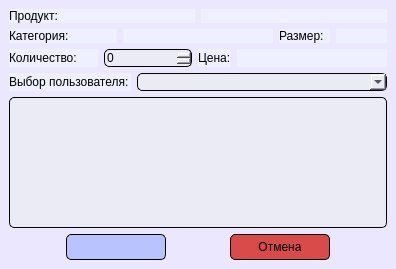
<?xml version="1.0" encoding="UTF-8"?>
<ui version="4.0">
 <class>CreateOrderWindow</class>
 <widget class="QMainWindow" name="CreateOrderWindow">
  <property name="geometry">
   <rect>
    <x>0</x>
    <y>0</y>
    <width>396</width>
    <height>269</height>
   </rect>
  </property>
  <property name="windowTitle">
   <string>MainWindow</string>
  </property>
  <property name="styleSheet">
   <string notr="true">background-color: rgb(235, 231, 255);</string>
  </property>
  <widget class="QWidget" name="centralwidget">
   <layout class="QVBoxLayout" name="verticalLayout_3">
    <item>
     <layout class="QVBoxLayout" name="verticalLayout_2">
      <item>
       <layout class="QVBoxLayout" name="verticalLayout">
        <item>
         <layout class="QHBoxLayout" name="horizontalLayout_2">
          <item>
           <widget class="QLabel" name="label">
            <property name="styleSheet">
             <string notr="true">background-color: rgb(238, 240, 255);</string>
            </property>
            <property name="text">
             <string>Продукт:</string>
            </property>
           </widget>
          </item>
          <item>
           <widget class="QLabel" name="name_label">
            <property name="minimumSize">
             <size>
              <width>150</width>
              <height>0</height>
             </size>
            </property>
            <property name="styleSheet">
             <string notr="true">background-color: rgb(238, 240, 255);</string>
            </property>
            <property name="text">
             <string/>
            </property>
            <property name="alignment">
             <set>Qt::AlignCenter</set>
            </property>
           </widget>
          </item>
         </layout>
        </item>
        <item>
         <layout class="QHBoxLayout" name="horizontalLayout_4">
          <item>
           <widget class="QLabel" name="label_6">
            <property name="styleSheet">
             <string notr="true">background-color: rgb(238, 240, 255);</string>
            </property>
            <property name="text">
             <string>Категория:</string>
            </property>
           </widget>
          </item>
          <item>
           <widget class="QLabel" name="categories_label">
            <property name="minimumSize">
             <size>
              <width>150</width>
              <height>0</height>
             </size>
            </property>
            <property name="styleSheet">
             <string notr="true">background-color: rgb(238, 240, 255);</string>
            </property>
            <property name="text">
             <string/>
            </property>
            <property name="alignment">
             <set>Qt::AlignCenter</set>
            </property>
           </widget>
          </item>
          <item>
           <layout class="QHBoxLayout" name="horizontalLayout_3">
            <item>
             <widget class="QLabel" name="label_3">
              <property name="styleSheet">
               <string notr="true">background-color: rgb(238, 240, 255);</string>
              </property>
              <property name="text">
               <string>Размер:</string>
              </property>
             </widget>
            </item>
            <item>
             <widget class="QLabel" name="sizes_label">
              <property name="minimumSize">
               <size>
                <width>50</width>
                <height>0</height>
               </size>
              </property>
              <property name="styleSheet">
               <string notr="true">background-color: rgb(238, 240, 255);</string>
              </property>
              <property name="text">
               <string/>
              </property>
              <property name="alignment">
               <set>Qt::AlignCenter</set>
              </property>
             </widget>
            </item>
           </layout>
          </item>
         </layout>
        </item>
        <item>
         <layout class="QHBoxLayout" name="horizontalLayout">
          <item>
           <widget class="QLabel" name="label_5">
            <property name="styleSheet">
             <string notr="true">background-color: rgb(238, 240, 255);</string>
            </property>
            <property name="text">
             <string>Количество:</string>
            </property>
           </widget>
          </item>
          <item>
           <widget class="QSpinBox" name="quantitytBox">
            <property name="minimumSize">
             <size>
              <width>46</width>
              <height>0</height>
             </size>
            </property>
            <property name="styleSheet">
             <string notr="true">background-color: rgb(235, 235, 245);
border-radius: 5px;
border: 1px solid dlack</string>
            </property>
           </widget>
          </item>
          <item>
           <layout class="QHBoxLayout" name="horizontalLayout_5">
            <item>
             <widget class="QLabel" name="label_8">
              <property name="styleSheet">
               <string notr="true">background-color: rgb(238, 240, 255);</string>
              </property>
              <property name="text">
               <string>Цена:</string>
              </property>
             </widget>
            </item>
            <item>
             <widget class="QLabel" name="price_label">
              <property name="minimumSize">
               <size>
                <width>150</width>
                <height>0</height>
               </size>
              </property>
              <property name="styleSheet">
               <string notr="true">background-color: rgb(238, 240, 255);</string>
              </property>
              <property name="text">
               <string/>
              </property>
              <property name="alignment">
               <set>Qt::AlignCenter</set>
              </property>
             </widget>
            </item>
           </layout>
          </item>
         </layout>
        </item>
       </layout>
      </item>
      <item>
       <layout class="QHBoxLayout" name="user_choise_layout">
        <item>
         <widget class="QLabel" name="label_10">
          <property name="styleSheet">
           <string notr="true">background-color: rgb(238, 240, 255);</string>
          </property>
          <property name="text">
           <string>Выбор пользователя:</string>
          </property>
         </widget>
        </item>
        <item>
         <widget class="QComboBox" name="usersBox">
          <property name="minimumSize">
           <size>
            <width>250</width>
            <height>0</height>
           </size>
          </property>
          <property name="styleSheet">
           <string notr="true">background-color: rgb(235, 235, 245);
border-radius: 5px;
border: 1px solid dlack</string>
          </property>
          <item>
           <property name="text">
            <string/>
           </property>
          </item>
         </widget>
        </item>
       </layout>
      </item>
      <item>
       <widget class="QPlainTextEdit" name="commentTextEdit">
        <property name="styleSheet">
         <string notr="true">background-color: rgb(235, 235, 245);
border-radius: 5px;
border: 1px solid dlack</string>
        </property>
        <property name="plainText">
         <string/>
        </property>
        <property name="placeholderText">
         <string>Коментарий</string>
        </property>
       </widget>
      </item>
      <item>
       <layout class="QHBoxLayout" name="horizontalLayout_7">
        <item>
         <spacer name="horizontalSpacer">
          <property name="orientation">
           <enum>Qt::Horizontal</enum>
          </property>
          <property name="sizeHint" stdset="0">
           <size>
            <width>40</width>
            <height>20</height>
           </size>
          </property>
         </spacer>
        </item>
        <item>
         <widget class="QPushButton" name="create_btn">
          <property name="minimumSize">
           <size>
            <width>100</width>
            <height>0</height>
           </size>
          </property>
          <property name="styleSheet">
           <string notr="true">QPushButton {
	background-color: rgb(185, 196, 255);
	padding: 5 10 5 10;
	border:1px solid black;
	border-radius: 5px;
}

QPushButton:hover {
	background-color: rgb(155, 155, 224);
}

QPushButton:pressed {
	background-color: rgb(140, 140, 207);
}</string>
          </property>
          <property name="text">
           <string/>
          </property>
         </widget>
        </item>
        <item>
         <spacer name="horizontalSpacer_3">
          <property name="orientation">
           <enum>Qt::Horizontal</enum>
          </property>
          <property name="sizeHint" stdset="0">
           <size>
            <width>40</width>
            <height>20</height>
           </size>
          </property>
         </spacer>
        </item>
        <item>
         <widget class="QPushButton" name="clousing_btn">
          <property name="minimumSize">
           <size>
            <width>100</width>
            <height>0</height>
           </size>
          </property>
          <property name="styleSheet">
           <string notr="true">QPushButton {
	background-color: rgb(217, 74, 74);
	padding: 5 10 5 10;
	border:1px solid black;
	border-radius: 5px;
}

QPushButton:hover {
	background-color: rgb(222, 87, 87);
}

QPushButton:pressed {
	background-color: rgb(217, 139, 139);
}</string>
          </property>
          <property name="text">
           <string>Отмена</string>
          </property>
         </widget>
        </item>
        <item>
         <spacer name="horizontalSpacer_2">
          <property name="orientation">
           <enum>Qt::Horizontal</enum>
          </property>
          <property name="sizeHint" stdset="0">
           <size>
            <width>40</width>
            <height>20</height>
           </size>
          </property>
         </spacer>
        </item>
       </layout>
      </item>
     </layout>
    </item>
   </layout>
  </widget>
 </widget>
 <resources/>
 <connections/>
</ui>
